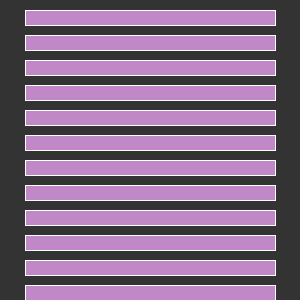
Frame 1 (no input)
Frame 60 (the mouse pressed at the canvas centre just before this capture): identical to frame 1, image omitted
Frame 120 (the mouse held since frame 60 and released just before this capture): identical to frame 1, image omitted

The Processing sketch that drew this single still picture (run headless with seeded random() and noise(); from frame 60 on, the mouse is pressed at the canvas centre):

// Processing sketch: processing_53654
// ── processing_53654.pde

//Georgina Yeboah
//PS2-1
//My lerped loop :D
//My variables
int y = 10;
color from = color(269, 193, 255);
color to = color(48, 3, 67);
//---------------------------------------------------------------
void setup () {
  size (300, 300);
  background(51);
}

void draw () {
  // the lerpColor is the calculated increment between two colors.
  // the deciamal at the the end of the syntax ".5" is 
  //called the atm which is the amount of color is collided between
  // the two points "from and to"
  color c2 = lerpColor(from, to, .3);

  // here is where I loop the rectangle using my lerpColor
  while ( y < height) {
    stroke (255);
    fill(c2);
    rect(25, y, 250, 15);

    y = y + 25;
  }
}

//tada! :D
